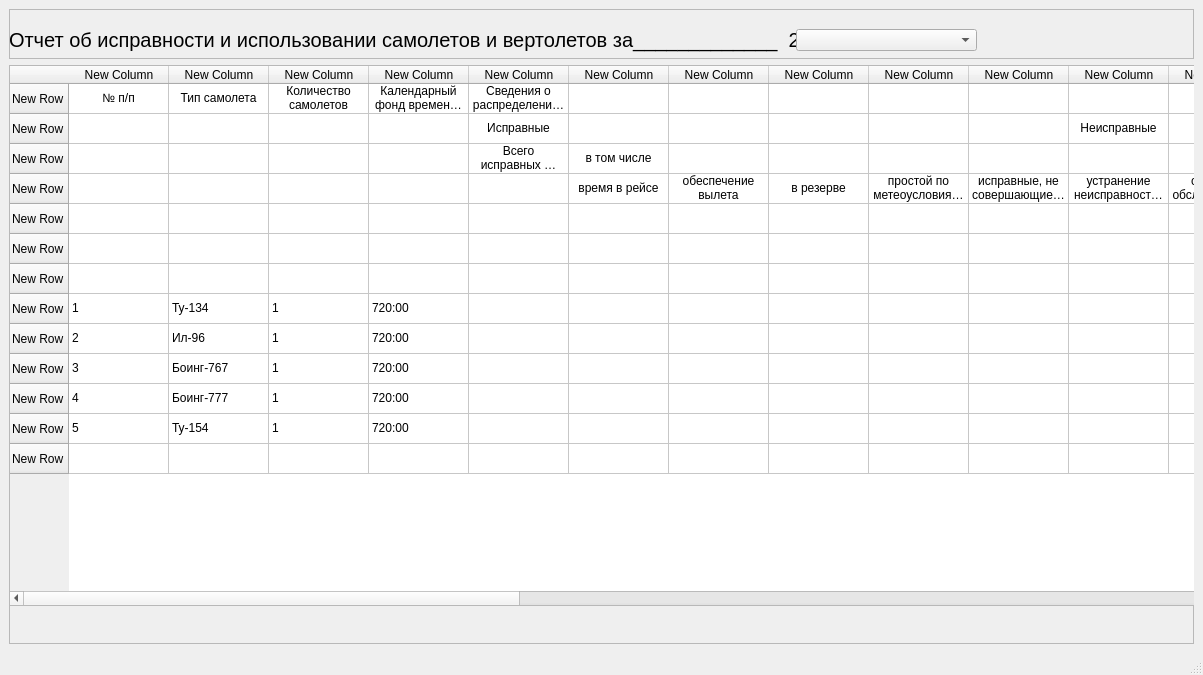
<?xml version="1.0" encoding="UTF-8"?>
<ui version="4.0">
 <class>mainWindow</class>
 <widget class="QMainWindow" name="mainWindow">
  <property name="geometry">
   <rect>
    <x>0</x>
    <y>0</y>
    <width>1203</width>
    <height>675</height>
   </rect>
  </property>
  <property name="windowTitle">
   <string>Отчет</string>
  </property>
  <widget class="QWidget" name="centralwidget">
   <layout class="QVBoxLayout" name="verticalLayout">
    <item>
     <widget class="QFrame" name="frame">
      <property name="maximumSize">
       <size>
        <width>16777215</width>
        <height>50</height>
       </size>
      </property>
      <property name="frameShape">
       <enum>QFrame::StyledPanel</enum>
      </property>
      <property name="frameShadow">
       <enum>QFrame::Raised</enum>
      </property>
      <widget class="QLabel" name="label">
       <property name="geometry">
        <rect>
         <x>0</x>
         <y>0</y>
         <width>1051</width>
         <height>61</height>
        </rect>
       </property>
       <property name="font">
        <font>
         <pointsize>15</pointsize>
        </font>
       </property>
       <property name="text">
        <string>Отчет об исправности и использовании самолетов и вертолетов за_____________  2020г.</string>
       </property>
      </widget>
      <widget class="QComboBox" name="comboBox">
       <property name="geometry">
        <rect>
         <x>787</x>
         <y>20</y>
         <width>181</width>
         <height>22</height>
        </rect>
       </property>
       <property name="font">
        <font>
         <pointsize>11</pointsize>
        </font>
       </property>
      </widget>
     </widget>
    </item>
    <item>
     <widget class="QFrame" name="frame_2">
      <property name="frameShape">
       <enum>QFrame::StyledPanel</enum>
      </property>
      <property name="frameShadow">
       <enum>QFrame::Raised</enum>
      </property>
      <widget class="QTableWidget" name="tableWidget_2">
       <property name="geometry">
        <rect>
         <x>0</x>
         <y>0</y>
         <width>1201</width>
         <height>541</height>
        </rect>
       </property>
       <property name="styleSheet">
        <string notr="true"/>
       </property>
       <row>
        <property name="text">
         <string>New Row</string>
        </property>
       </row>
       <row>
        <property name="text">
         <string>New Row</string>
        </property>
       </row>
       <row>
        <property name="text">
         <string>New Row</string>
        </property>
       </row>
       <row>
        <property name="text">
         <string>New Row</string>
        </property>
       </row>
       <row>
        <property name="text">
         <string>New Row</string>
        </property>
       </row>
       <row>
        <property name="text">
         <string>New Row</string>
        </property>
       </row>
       <row>
        <property name="text">
         <string>New Row</string>
        </property>
       </row>
       <row>
        <property name="text">
         <string>New Row</string>
        </property>
       </row>
       <row>
        <property name="text">
         <string>New Row</string>
        </property>
       </row>
       <row>
        <property name="text">
         <string>New Row</string>
        </property>
       </row>
       <row>
        <property name="text">
         <string>New Row</string>
        </property>
       </row>
       <row>
        <property name="text">
         <string>New Row</string>
        </property>
       </row>
       <row>
        <property name="text">
         <string>New Row</string>
        </property>
       </row>
       <column>
        <property name="text">
         <string>New Column</string>
        </property>
       </column>
       <column>
        <property name="text">
         <string>New Column</string>
        </property>
       </column>
       <column>
        <property name="text">
         <string>New Column</string>
        </property>
       </column>
       <column>
        <property name="text">
         <string>New Column</string>
        </property>
       </column>
       <column>
        <property name="text">
         <string>New Column</string>
        </property>
       </column>
       <column>
        <property name="text">
         <string>New Column</string>
        </property>
       </column>
       <column>
        <property name="text">
         <string>New Column</string>
        </property>
       </column>
       <column>
        <property name="text">
         <string>New Column</string>
        </property>
       </column>
       <column>
        <property name="text">
         <string>New Column</string>
        </property>
       </column>
       <column>
        <property name="text">
         <string>New Column</string>
        </property>
       </column>
       <column>
        <property name="text">
         <string>New Column</string>
        </property>
       </column>
       <column>
        <property name="text">
         <string>New Column</string>
        </property>
       </column>
       <column>
        <property name="text">
         <string>New Column</string>
        </property>
       </column>
       <column>
        <property name="text">
         <string>New Column</string>
        </property>
       </column>
       <column>
        <property name="text">
         <string>New Column</string>
        </property>
       </column>
       <column>
        <property name="text">
         <string>New Column</string>
        </property>
       </column>
       <column>
        <property name="text">
         <string>New Column</string>
        </property>
       </column>
       <column>
        <property name="text">
         <string>New Column</string>
        </property>
       </column>
       <column>
        <property name="text">
         <string>New Column</string>
        </property>
       </column>
       <column>
        <property name="text">
         <string>New Column</string>
        </property>
       </column>
       <column>
        <property name="text">
         <string>New Column</string>
        </property>
       </column>
       <column>
        <property name="text">
         <string>New Column</string>
        </property>
       </column>
       <column>
        <property name="text">
         <string>New Column</string>
        </property>
       </column>
       <column>
        <property name="text">
         <string>New Column</string>
        </property>
       </column>
       <column>
        <property name="text">
         <string>New Column</string>
        </property>
       </column>
       <column>
        <property name="text">
         <string>New Column</string>
        </property>
       </column>
       <item row="0" column="0">
        <property name="text">
         <string>№ п/п</string>
        </property>
        <property name="textAlignment">
         <set>AlignCenter</set>
        </property>
        <property name="flags">
         <set>ItemIsDragEnabled|ItemIsDropEnabled|ItemIsUserCheckable|ItemIsEnabled</set>
        </property>
       </item>
       <item row="0" column="1">
        <property name="text">
         <string>Тип самолета</string>
        </property>
        <property name="textAlignment">
         <set>AlignCenter</set>
        </property>
        <property name="flags">
         <set>ItemIsDragEnabled|ItemIsDropEnabled|ItemIsUserCheckable|ItemIsEnabled</set>
        </property>
       </item>
       <item row="0" column="2">
        <property name="text">
         <string>Количество самолетов</string>
        </property>
        <property name="textAlignment">
         <set>AlignCenter</set>
        </property>
        <property name="flags">
         <set>ItemIsDragEnabled|ItemIsDropEnabled|ItemIsUserCheckable|ItemIsEnabled</set>
        </property>
       </item>
       <item row="0" column="3">
        <property name="text">
         <string>Календарный фонд времени самолето-час</string>
        </property>
        <property name="textAlignment">
         <set>AlignCenter</set>
        </property>
        <property name="flags">
         <set>ItemIsDragEnabled|ItemIsDropEnabled|ItemIsUserCheckable|ItemIsEnabled</set>
        </property>
       </item>
       <item row="0" column="4">
        <property name="text">
         <string>Сведения о распределении фонда времени по состояниям эксплуатации</string>
        </property>
        <property name="textAlignment">
         <set>AlignCenter</set>
        </property>
        <property name="flags">
         <set>ItemIsDragEnabled|ItemIsDropEnabled|ItemIsUserCheckable|ItemIsEnabled</set>
        </property>
       </item>
       <item row="1" column="4">
        <property name="text">
         <string>Исправные</string>
        </property>
        <property name="textAlignment">
         <set>AlignCenter</set>
        </property>
        <property name="flags">
         <set>ItemIsDragEnabled|ItemIsDropEnabled|ItemIsUserCheckable|ItemIsEnabled</set>
        </property>
       </item>
       <item row="1" column="10">
        <property name="text">
         <string>Неисправные</string>
        </property>
        <property name="textAlignment">
         <set>AlignCenter</set>
        </property>
        <property name="flags">
         <set>ItemIsDragEnabled|ItemIsDropEnabled|ItemIsUserCheckable|ItemIsEnabled</set>
        </property>
       </item>
       <item row="1" column="11">
        <property name="text">
         <string/>
        </property>
        <property name="textAlignment">
         <set>AlignCenter</set>
        </property>
       </item>
       <item row="2" column="0">
        <property name="text">
         <string/>
        </property>
       </item>
       <item row="2" column="4">
        <property name="text">
         <string>Всего исправных самолето-час</string>
        </property>
        <property name="textAlignment">
         <set>AlignCenter</set>
        </property>
        <property name="flags">
         <set>ItemIsDragEnabled|ItemIsDropEnabled|ItemIsUserCheckable|ItemIsEnabled</set>
        </property>
       </item>
       <item row="2" column="5">
        <property name="text">
         <string>в том числе</string>
        </property>
        <property name="textAlignment">
         <set>AlignCenter</set>
        </property>
        <property name="flags">
         <set>ItemIsDragEnabled|ItemIsDropEnabled|ItemIsUserCheckable|ItemIsEnabled</set>
        </property>
       </item>
       <item row="3" column="0">
        <property name="text">
         <string/>
        </property>
       </item>
       <item row="3" column="5">
        <property name="text">
         <string>время в рейсе</string>
        </property>
        <property name="textAlignment">
         <set>AlignCenter</set>
        </property>
        <property name="flags">
         <set>ItemIsDragEnabled|ItemIsDropEnabled|ItemIsUserCheckable|ItemIsEnabled</set>
        </property>
       </item>
       <item row="3" column="6">
        <property name="text">
         <string>обеспечение вылета</string>
        </property>
        <property name="textAlignment">
         <set>AlignCenter</set>
        </property>
        <property name="flags">
         <set>ItemIsDragEnabled|ItemIsDropEnabled|ItemIsUserCheckable|ItemIsEnabled</set>
        </property>
       </item>
       <item row="3" column="7">
        <property name="text">
         <string>в резерве</string>
        </property>
        <property name="textAlignment">
         <set>AlignCenter</set>
        </property>
        <property name="flags">
         <set>ItemIsDragEnabled|ItemIsDropEnabled|ItemIsUserCheckable|ItemIsEnabled</set>
        </property>
       </item>
       <item row="3" column="8">
        <property name="text">
         <string>простой по метеоусловиям и запретам</string>
        </property>
        <property name="textAlignment">
         <set>AlignCenter</set>
        </property>
        <property name="flags">
         <set>ItemIsDragEnabled|ItemIsDropEnabled|ItemIsUserCheckable|ItemIsEnabled</set>
        </property>
       </item>
       <item row="3" column="9">
        <property name="text">
         <string>исправные, не совершающие полетов</string>
        </property>
        <property name="textAlignment">
         <set>AlignCenter</set>
        </property>
        <property name="flags">
         <set>ItemIsDragEnabled|ItemIsDropEnabled|ItemIsUserCheckable|ItemIsEnabled</set>
        </property>
       </item>
       <item row="3" column="10">
        <property name="text">
         <string>устранение неисправностейпо Ф-Б</string>
        </property>
        <property name="textAlignment">
         <set>AlignCenter</set>
        </property>
        <property name="flags">
         <set>ItemIsDragEnabled|ItemIsDropEnabled|ItemIsUserCheckable|ItemIsEnabled</set>
        </property>
       </item>
       <item row="3" column="11">
        <property name="text">
         <string>ожидание обслуживания по ф-б</string>
        </property>
        <property name="textAlignment">
         <set>AlignCenter</set>
        </property>
        <property name="flags">
         <set>ItemIsDragEnabled|ItemIsDropEnabled|ItemIsUserCheckable|ItemIsEnabled</set>
        </property>
       </item>
       <item row="3" column="12">
        <property name="text">
         <string>обслуживание по ф-б</string>
        </property>
        <property name="textAlignment">
         <set>AlignCenter</set>
        </property>
        <property name="flags">
         <set>ItemIsDragEnabled|ItemIsDropEnabled|ItemIsUserCheckable|ItemIsEnabled</set>
        </property>
       </item>
       <item row="3" column="13">
        <property name="text">
         <string>ожидание переодического ТО</string>
        </property>
        <property name="textAlignment">
         <set>AlignCenter</set>
        </property>
        <property name="flags">
         <set>ItemIsDragEnabled|ItemIsDropEnabled|ItemIsUserCheckable|ItemIsEnabled</set>
        </property>
       </item>
       <item row="3" column="14">
        <property name="text">
         <string>переодическое ТО</string>
        </property>
        <property name="textAlignment">
         <set>AlignCenter</set>
        </property>
        <property name="flags">
         <set>ItemIsDragEnabled|ItemIsDropEnabled|ItemIsUserCheckable|ItemIsEnabled</set>
        </property>
       </item>
       <item row="3" column="15">
        <property name="text">
         <string>смена двигателя</string>
        </property>
        <property name="textAlignment">
         <set>AlignCenter</set>
        </property>
        <property name="flags">
         <set>ItemIsDragEnabled|ItemIsDropEnabled|ItemIsUserCheckable|ItemIsEnabled</set>
        </property>
       </item>
       <item row="3" column="16">
        <property name="text">
         <string>ночные и межсменные простои</string>
        </property>
        <property name="textAlignment">
         <set>AlignCenter</set>
        </property>
        <property name="flags">
         <set>ItemIsDragEnabled|ItemIsDropEnabled|ItemIsUserCheckable|ItemIsEnabled</set>
        </property>
       </item>
       <item row="3" column="17">
        <property name="text">
         <string>ожидание ремонт</string>
        </property>
        <property name="textAlignment">
         <set>AlignCenter</set>
        </property>
        <property name="flags">
         <set>ItemIsDragEnabled|ItemIsDropEnabled|ItemIsUserCheckable|ItemIsEnabled</set>
        </property>
       </item>
       <item row="3" column="18">
        <property name="text">
         <string>в ремонте</string>
        </property>
        <property name="textAlignment">
         <set>AlignCenter</set>
        </property>
        <property name="flags">
         <set>ItemIsDragEnabled|ItemIsDropEnabled|ItemIsUserCheckable|ItemIsEnabled</set>
        </property>
       </item>
       <item row="3" column="19">
        <property name="text">
         <string>отсутствие запчастей</string>
        </property>
        <property name="textAlignment">
         <set>AlignCenter</set>
        </property>
        <property name="flags">
         <set>ItemIsDragEnabled|ItemIsDropEnabled|ItemIsUserCheckable|ItemIsEnabled</set>
        </property>
       </item>
       <item row="3" column="20">
        <property name="text">
         <string>дороботка по бюллетеням</string>
        </property>
       </item>
       <item row="3" column="21">
        <property name="text">
         <string>рекламация промышленности</string>
        </property>
       </item>
       <item row="3" column="22">
        <property name="text">
         <string>рекламация ремзаводам</string>
        </property>
       </item>
       <item row="3" column="23">
        <property name="text">
         <string>расследование происшествий</string>
        </property>
       </item>
       <item row="3" column="24">
        <property name="text">
         <string>восстановление после происшествия</string>
        </property>
       </item>
       <item row="3" column="25">
        <property name="text">
         <string>ожидание списания</string>
        </property>
       </item>
       <item row="4" column="0">
        <property name="text">
         <string/>
        </property>
       </item>
       <item row="4" column="1">
        <property name="text">
         <string/>
        </property>
       </item>
       <item row="4" column="2">
        <property name="text">
         <string/>
        </property>
       </item>
       <item row="4" column="3">
        <property name="text">
         <string/>
        </property>
       </item>
       <item row="5" column="0">
        <property name="text">
         <string/>
        </property>
       </item>
       <item row="5" column="1">
        <property name="text">
         <string/>
        </property>
       </item>
       <item row="5" column="2">
        <property name="text">
         <string/>
        </property>
       </item>
       <item row="5" column="3">
        <property name="text">
         <string/>
        </property>
       </item>
       <item row="6" column="0">
        <property name="text">
         <string/>
        </property>
       </item>
       <item row="6" column="1">
        <property name="text">
         <string/>
        </property>
       </item>
       <item row="6" column="2">
        <property name="text">
         <string/>
        </property>
       </item>
       <item row="6" column="3">
        <property name="text">
         <string/>
        </property>
       </item>
       <item row="7" column="0">
        <property name="text">
         <string>1</string>
        </property>
       </item>
       <item row="7" column="1">
        <property name="text">
         <string>Ту-134</string>
        </property>
       </item>
       <item row="7" column="2">
        <property name="text">
         <string>1</string>
        </property>
       </item>
       <item row="7" column="3">
        <property name="text">
         <string>720:00</string>
        </property>
       </item>
       <item row="8" column="0">
        <property name="text">
         <string>2</string>
        </property>
       </item>
       <item row="8" column="1">
        <property name="text">
         <string>Ил-96</string>
        </property>
       </item>
       <item row="8" column="2">
        <property name="text">
         <string>1</string>
        </property>
       </item>
       <item row="8" column="3">
        <property name="text">
         <string>720:00</string>
        </property>
       </item>
       <item row="9" column="0">
        <property name="text">
         <string>3</string>
        </property>
       </item>
       <item row="9" column="1">
        <property name="text">
         <string>Боинг-767</string>
        </property>
       </item>
       <item row="9" column="2">
        <property name="text">
         <string>1</string>
        </property>
       </item>
       <item row="9" column="3">
        <property name="text">
         <string>720:00</string>
        </property>
       </item>
       <item row="10" column="0">
        <property name="text">
         <string>4</string>
        </property>
       </item>
       <item row="10" column="1">
        <property name="text">
         <string>Боинг-777</string>
        </property>
       </item>
       <item row="10" column="2">
        <property name="text">
         <string>1</string>
        </property>
       </item>
       <item row="10" column="3">
        <property name="text">
         <string>720:00</string>
        </property>
       </item>
       <item row="11" column="0">
        <property name="text">
         <string>5</string>
        </property>
       </item>
       <item row="11" column="1">
        <property name="text">
         <string>Ту-154</string>
        </property>
       </item>
       <item row="11" column="2">
        <property name="text">
         <string>1</string>
        </property>
       </item>
       <item row="11" column="3">
        <property name="text">
         <string>720:00</string>
        </property>
       </item>
      </widget>
     </widget>
    </item>
   </layout>
  </widget>
  <widget class="QMenuBar" name="menubar">
   <property name="geometry">
    <rect>
     <x>0</x>
     <y>0</y>
     <width>1203</width>
     <height>26</height>
    </rect>
   </property>
  </widget>
  <widget class="QStatusBar" name="statusbar"/>
 </widget>
 <resources/>
 <connections/>
</ui>
